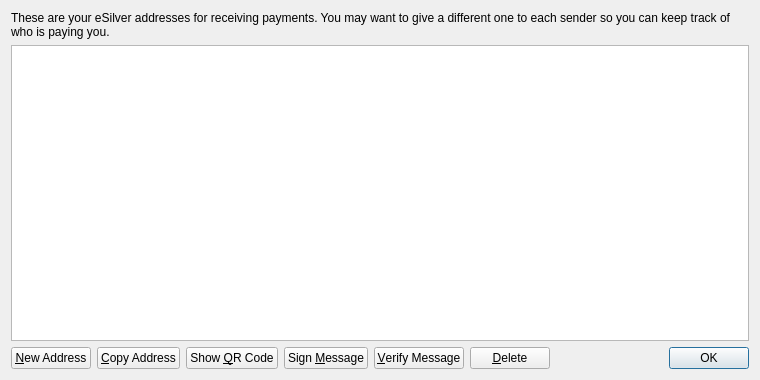
<?xml version="1.0" encoding="UTF-8"?>
<ui version="4.0">
 <class>AddressBookPage</class>
 <widget class="QWidget" name="AddressBookPage">
  <property name="geometry">
   <rect>
    <x>0</x>
    <y>0</y>
    <width>760</width>
    <height>380</height>
   </rect>
  </property>
  <property name="windowTitle">
   <string>Address Book</string>
  </property>
  <layout class="QVBoxLayout" name="verticalLayout">
   <item>
    <widget class="QLabel" name="labelExplanation">
     <property name="text">
      <string>These are your eSilver addresses for receiving payments. You may want to give a different one to each sender so you can keep track of who is paying you.</string>
     </property>
     <property name="textFormat">
      <enum>Qt::PlainText</enum>
     </property>
     <property name="wordWrap">
      <bool>true</bool>
     </property>
    </widget>
   </item>
   <item>
    <widget class="QTableView" name="tableView">
     <property name="contextMenuPolicy">
      <enum>Qt::CustomContextMenu</enum>
     </property>
     <property name="toolTip">
      <string>Double-click to edit address or label</string>
     </property>
     <property name="tabKeyNavigation">
      <bool>false</bool>
     </property>
     <property name="alternatingRowColors">
      <bool>true</bool>
     </property>
     <property name="selectionMode">
      <enum>QAbstractItemView::SingleSelection</enum>
     </property>
     <property name="selectionBehavior">
      <enum>QAbstractItemView::SelectRows</enum>
     </property>
     <property name="sortingEnabled">
      <bool>true</bool>
     </property>
     <attribute name="verticalHeaderVisible">
      <bool>false</bool>
     </attribute>
    </widget>
   </item>
   <item>
    <layout class="QHBoxLayout" name="horizontalLayout">
     <item>
      <widget class="QPushButton" name="newAddressButton">
       <property name="toolTip">
        <string>Create a new address</string>
       </property>
       <property name="text">
        <string>&amp;New Address</string>
       </property>
       <property name="icon">
        <iconset resource="../bitcoin.qrc">
         <normaloff>:/icons/add</normaloff>:/icons/add</iconset>
       </property>
      </widget>
     </item>
     <item>
      <widget class="QPushButton" name="copyToClipboard">
       <property name="toolTip">
        <string>Copy the currently selected address to the system clipboard</string>
       </property>
       <property name="text">
        <string>&amp;Copy Address</string>
       </property>
       <property name="icon">
        <iconset resource="../bitcoin.qrc">
         <normaloff>:/icons/editcopy</normaloff>:/icons/editcopy</iconset>
       </property>
      </widget>
     </item>
     <item>
      <widget class="QPushButton" name="showQRCode">
       <property name="text">
        <string>Show &amp;QR Code</string>
       </property>
       <property name="icon">
        <iconset resource="../bitcoin.qrc">
         <normaloff>:/icons/qrcode</normaloff>:/icons/qrcode</iconset>
       </property>
      </widget>
     </item>
     <item>
      <widget class="QPushButton" name="signMessage">
       <property name="toolTip">
        <string>Sign a message to prove you own a eSilver address</string>
       </property>
       <property name="text">
        <string>Sign &amp;Message</string>
       </property>
       <property name="icon">
        <iconset resource="../bitcoin.qrc">
         <normaloff>:/icons/edit</normaloff>:/icons/edit</iconset>
       </property>
      </widget>
     </item>
     <item>
      <widget class="QPushButton" name="verifyMessage">
       <property name="toolTip">
        <string>Verify a message to ensure it was signed with a specified eSilver address</string>
       </property>
       <property name="text">
        <string>&amp;Verify Message</string>
       </property>
       <property name="icon">
        <iconset resource="../bitcoin.qrc">
         <normaloff>:/icons/transaction_0</normaloff>:/icons/transaction_0</iconset>
       </property>
      </widget>
     </item>
     <item>
      <widget class="QPushButton" name="deleteButton">
       <property name="toolTip">
        <string>Delete the currently selected address from the list</string>
       </property>
       <property name="text">
        <string>&amp;Delete</string>
       </property>
       <property name="icon">
        <iconset resource="../bitcoin.qrc">
         <normaloff>:/icons/remove</normaloff>:/icons/remove</iconset>
       </property>
      </widget>
     </item>
     <item>
      <spacer name="horizontalSpacer">
       <property name="orientation">
        <enum>Qt::Horizontal</enum>
       </property>
       <property name="sizeHint" stdset="0">
        <size>
         <width>40</width>
         <height>20</height>
        </size>
       </property>
      </spacer>
     </item>
     <item>
      <widget class="QDialogButtonBox" name="buttonBox">
       <property name="sizePolicy">
        <sizepolicy hsizetype="Maximum" vsizetype="Fixed">
         <horstretch>0</horstretch>
         <verstretch>0</verstretch>
        </sizepolicy>
       </property>
       <property name="standardButtons">
        <set>QDialogButtonBox::Ok</set>
       </property>
      </widget>
     </item>
    </layout>
   </item>
  </layout>
 </widget>
 <resources>
  <include location="../bitcoin.qrc"/>
 </resources>
 <connections/>
</ui>
